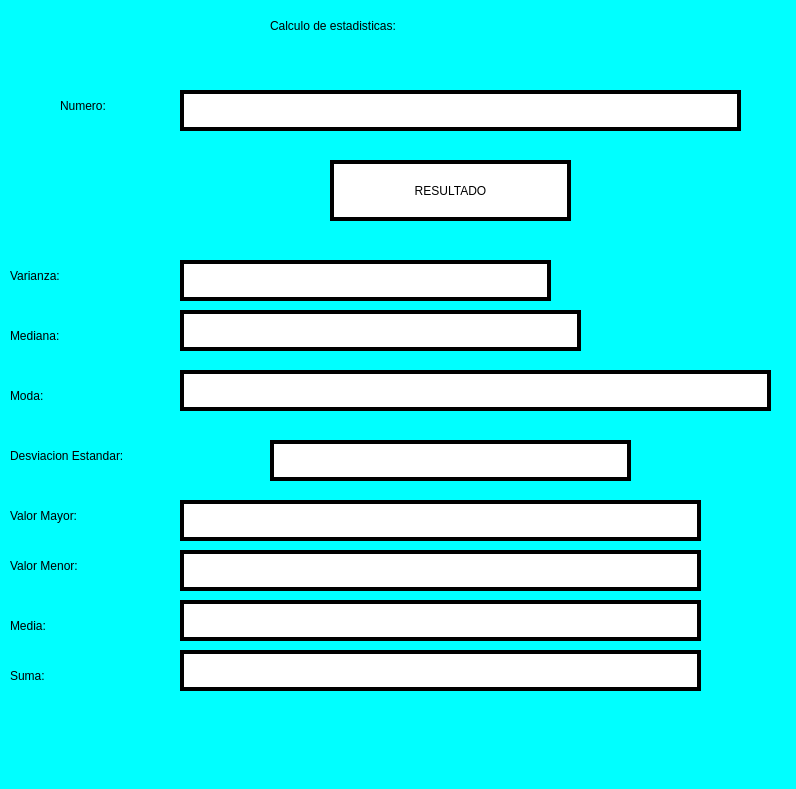
<?xml version="1.0" encoding="UTF-8"?>
<ui version="4.0">
 <class>MainWindow</class>
 <widget class="QMainWindow" name="MainWindow">
  <property name="geometry">
   <rect>
    <x>0</x>
    <y>0</y>
    <width>796</width>
    <height>789</height>
   </rect>
  </property>
  <property name="windowTitle">
   <string>MainWindow</string>
  </property>
  <property name="styleSheet">
   <string notr="true">background: color cyan

</string>
  </property>
  <widget class="QWidget" name="centralwidget">
   <widget class="QLabel" name="label">
    <property name="geometry">
     <rect>
      <x>60</x>
      <y>80</y>
      <width>171</width>
      <height>51</height>
     </rect>
    </property>
    <property name="styleSheet">
     <string notr="true">font: 75 italic 15pt &quot;MS Sans Serif&quot;;</string>
    </property>
    <property name="text">
     <string>Numero: </string>
    </property>
   </widget>
   <widget class="QLineEdit" name="txt_numero">
    <property name="geometry">
     <rect>
      <x>180</x>
      <y>90</y>
      <width>561</width>
      <height>41</height>
     </rect>
    </property>
    <property name="font">
     <font>
      <pointsize>15</pointsize>
     </font>
    </property>
    <property name="styleSheet">
     <string notr="true">border: 4px solid black;
background-color: white;
border_radius: 4px;</string>
    </property>
    <property name="text">
     <string/>
    </property>
   </widget>
   <widget class="QLabel" name="label_2">
    <property name="geometry">
     <rect>
      <x>10</x>
      <y>250</y>
      <width>171</width>
      <height>51</height>
     </rect>
    </property>
    <property name="styleSheet">
     <string notr="true">font: 75 italic 15pt &quot;MS Sans Serif&quot;;</string>
    </property>
    <property name="text">
     <string>Varianza:</string>
    </property>
   </widget>
   <widget class="QLineEdit" name="txt_varianza">
    <property name="geometry">
     <rect>
      <x>180</x>
      <y>260</y>
      <width>371</width>
      <height>41</height>
     </rect>
    </property>
    <property name="font">
     <font>
      <pointsize>15</pointsize>
     </font>
    </property>
    <property name="styleSheet">
     <string notr="true">border: 4px solid black;
background-color: white;
border_radius: 4px;</string>
    </property>
    <property name="text">
     <string/>
    </property>
   </widget>
   <widget class="QLineEdit" name="txt_mediana">
    <property name="geometry">
     <rect>
      <x>180</x>
      <y>310</y>
      <width>401</width>
      <height>41</height>
     </rect>
    </property>
    <property name="font">
     <font>
      <pointsize>15</pointsize>
     </font>
    </property>
    <property name="styleSheet">
     <string notr="true">border: 4px solid black;
background-color: white;
border_radius: 4px;</string>
    </property>
    <property name="text">
     <string/>
    </property>
   </widget>
   <widget class="QLineEdit" name="txt_moda">
    <property name="geometry">
     <rect>
      <x>180</x>
      <y>370</y>
      <width>591</width>
      <height>41</height>
     </rect>
    </property>
    <property name="font">
     <font>
      <pointsize>15</pointsize>
     </font>
    </property>
    <property name="styleSheet">
     <string notr="true">border: 4px solid black;
background-color: white;
border_radius: 4px;</string>
    </property>
    <property name="text">
     <string/>
    </property>
   </widget>
   <widget class="QLineEdit" name="txt_desviacion">
    <property name="geometry">
     <rect>
      <x>270</x>
      <y>440</y>
      <width>361</width>
      <height>41</height>
     </rect>
    </property>
    <property name="font">
     <font>
      <pointsize>15</pointsize>
     </font>
    </property>
    <property name="styleSheet">
     <string notr="true">border: 4px solid black;
background-color: white;
border_radius: 4px;</string>
    </property>
    <property name="text">
     <string/>
    </property>
   </widget>
   <widget class="QLineEdit" name="txt_valormayor">
    <property name="geometry">
     <rect>
      <x>180</x>
      <y>500</y>
      <width>521</width>
      <height>41</height>
     </rect>
    </property>
    <property name="font">
     <font>
      <pointsize>15</pointsize>
     </font>
    </property>
    <property name="styleSheet">
     <string notr="true">border: 4px solid black;
background-color: white;
border_radius: 4px;</string>
    </property>
    <property name="text">
     <string/>
    </property>
   </widget>
   <widget class="QLabel" name="label_3">
    <property name="geometry">
     <rect>
      <x>10</x>
      <y>310</y>
      <width>131</width>
      <height>51</height>
     </rect>
    </property>
    <property name="styleSheet">
     <string notr="true">font: 75 italic 15pt &quot;MS Sans Serif&quot;;</string>
    </property>
    <property name="text">
     <string>Mediana:</string>
    </property>
   </widget>
   <widget class="QLabel" name="label_4">
    <property name="geometry">
     <rect>
      <x>10</x>
      <y>370</y>
      <width>131</width>
      <height>51</height>
     </rect>
    </property>
    <property name="styleSheet">
     <string notr="true">font: 75 italic 15pt &quot;MS Sans Serif&quot;;</string>
    </property>
    <property name="text">
     <string>Moda:</string>
    </property>
   </widget>
   <widget class="QLabel" name="label_5">
    <property name="geometry">
     <rect>
      <x>10</x>
      <y>430</y>
      <width>241</width>
      <height>51</height>
     </rect>
    </property>
    <property name="styleSheet">
     <string notr="true">font: 75 italic 15pt &quot;MS Sans Serif&quot;;</string>
    </property>
    <property name="text">
     <string>Desviacion Estandar:</string>
    </property>
   </widget>
   <widget class="QLabel" name="label_6">
    <property name="geometry">
     <rect>
      <x>10</x>
      <y>490</y>
      <width>151</width>
      <height>51</height>
     </rect>
    </property>
    <property name="styleSheet">
     <string notr="true">font: 75 italic 15pt &quot;MS Sans Serif&quot;;</string>
    </property>
    <property name="text">
     <string>Valor Mayor:</string>
    </property>
   </widget>
   <widget class="QLabel" name="label_7">
    <property name="geometry">
     <rect>
      <x>10</x>
      <y>540</y>
      <width>141</width>
      <height>51</height>
     </rect>
    </property>
    <property name="styleSheet">
     <string notr="true">font: 75 italic 15pt &quot;MS Sans Serif&quot;;</string>
    </property>
    <property name="text">
     <string>Valor Menor:</string>
    </property>
   </widget>
   <widget class="QLineEdit" name="txt_valormenor">
    <property name="geometry">
     <rect>
      <x>180</x>
      <y>550</y>
      <width>521</width>
      <height>41</height>
     </rect>
    </property>
    <property name="font">
     <font>
      <pointsize>15</pointsize>
     </font>
    </property>
    <property name="styleSheet">
     <string notr="true">border: 4px solid black;
background-color: white;
border_radius: 4px;</string>
    </property>
    <property name="text">
     <string/>
    </property>
   </widget>
   <widget class="QPushButton" name="btn_resultado">
    <property name="geometry">
     <rect>
      <x>330</x>
      <y>160</y>
      <width>241</width>
      <height>61</height>
     </rect>
    </property>
    <property name="styleSheet">
     <string notr="true">background:color white;
font: 75 italic 14pt &quot;MS Sans Serif&quot;;
border: 4px solid black;
border_radius: 25px;</string>
    </property>
    <property name="text">
     <string>RESULTADO</string>
    </property>
   </widget>
   <widget class="QLineEdit" name="txt_media">
    <property name="geometry">
     <rect>
      <x>180</x>
      <y>600</y>
      <width>521</width>
      <height>41</height>
     </rect>
    </property>
    <property name="font">
     <font>
      <pointsize>15</pointsize>
     </font>
    </property>
    <property name="styleSheet">
     <string notr="true">border: 4px solid black;
background-color: white;
border_radius: 4px;</string>
    </property>
    <property name="text">
     <string/>
    </property>
   </widget>
   <widget class="QLabel" name="label_8">
    <property name="geometry">
     <rect>
      <x>10</x>
      <y>600</y>
      <width>91</width>
      <height>51</height>
     </rect>
    </property>
    <property name="styleSheet">
     <string notr="true">font: 75 italic 15pt &quot;MS Sans Serif&quot;;</string>
    </property>
    <property name="text">
     <string>Media:</string>
    </property>
   </widget>
   <widget class="QLabel" name="label_9">
    <property name="geometry">
     <rect>
      <x>270</x>
      <y>0</y>
      <width>281</width>
      <height>51</height>
     </rect>
    </property>
    <property name="styleSheet">
     <string notr="true">font: 75 italic 15pt &quot;MS Sans Serif&quot;;</string>
    </property>
    <property name="text">
     <string>Calculo de estadisticas:</string>
    </property>
   </widget>
   <widget class="QLabel" name="label_10">
    <property name="geometry">
     <rect>
      <x>10</x>
      <y>650</y>
      <width>91</width>
      <height>51</height>
     </rect>
    </property>
    <property name="styleSheet">
     <string notr="true">font: 75 italic 15pt &quot;MS Sans Serif&quot;;</string>
    </property>
    <property name="text">
     <string>Suma:</string>
    </property>
   </widget>
   <widget class="QLineEdit" name="txt_suma">
    <property name="geometry">
     <rect>
      <x>180</x>
      <y>650</y>
      <width>521</width>
      <height>41</height>
     </rect>
    </property>
    <property name="font">
     <font>
      <pointsize>15</pointsize>
     </font>
    </property>
    <property name="styleSheet">
     <string notr="true">border: 4px solid black;
background-color: white;
border_radius: 4px;</string>
    </property>
    <property name="text">
     <string/>
    </property>
   </widget>
  </widget>
  <widget class="QMenuBar" name="menubar">
   <property name="geometry">
    <rect>
     <x>0</x>
     <y>0</y>
     <width>796</width>
     <height>26</height>
    </rect>
   </property>
  </widget>
  <widget class="QStatusBar" name="statusbar"/>
 </widget>
 <resources/>
 <connections/>
</ui>
